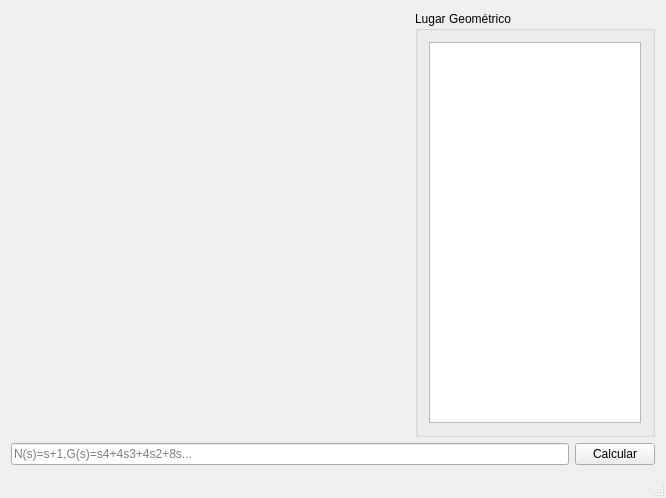
<?xml version="1.0" encoding="UTF-8"?>
<ui version="4.0">
 <class>MainWindow</class>
 <widget class="QMainWindow" name="MainWindow">
  <property name="geometry">
   <rect>
    <x>0</x>
    <y>0</y>
    <width>666</width>
    <height>498</height>
   </rect>
  </property>
  <property name="windowTitle">
   <string>MainWindow</string>
  </property>
  <widget class="QWidget" name="centralWidget">
   <layout class="QVBoxLayout" name="verticalLayout">
    <item>
     <layout class="QHBoxLayout" name="horizontalLayout_2">
      <item>
       <widget class="QCustomPlot" name="customplot" native="true"/>
      </item>
      <item>
       <widget class="QGroupBox" name="groupBox">
        <property name="maximumSize">
         <size>
          <width>240</width>
          <height>16777215</height>
         </size>
        </property>
        <property name="title">
         <string>Lugar Geométrico</string>
        </property>
        <layout class="QHBoxLayout" name="horizontalLayout">
         <item>
          <widget class="QTextEdit" name="results">
           <property name="readOnly">
            <bool>true</bool>
           </property>
          </widget>
         </item>
        </layout>
       </widget>
      </item>
     </layout>
    </item>
    <item>
     <layout class="QHBoxLayout" name="horizontalLayout_3">
      <item>
       <widget class="QLineEdit" name="command">
        <property name="placeholderText">
         <string>N(s)=s+1,G(s)=s4+4s3+4s2+8s...</string>
        </property>
       </widget>
      </item>
      <item>
       <widget class="QPushButton" name="calculate">
        <property name="text">
         <string>Calcular</string>
        </property>
       </widget>
      </item>
     </layout>
    </item>
   </layout>
  </widget>
  <widget class="QMenuBar" name="menuBar">
   <property name="geometry">
    <rect>
     <x>0</x>
     <y>0</y>
     <width>666</width>
     <height>27</height>
    </rect>
   </property>
  </widget>
  <widget class="QStatusBar" name="statusBar"/>
 </widget>
 <layoutdefault spacing="6" margin="11"/>
 <customwidgets>
  <customwidget>
   <class>QCustomPlot</class>
   <extends>QWidget</extends>
   <header>qcustomplot.h</header>
   <container>1</container>
  </customwidget>
 </customwidgets>
 <tabstops>
  <tabstop>command</tabstop>
  <tabstop>calculate</tabstop>
  <tabstop>results</tabstop>
 </tabstops>
 <resources/>
 <connections/>
</ui>
